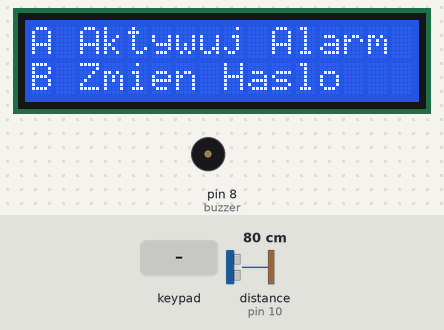
Recording of a sketch running on a simulated Arduino Uno, built with avr-gcc and run on an emulated ATmega328P. Parts: 16×2 character LCD, buzzer (waves = sounding). Inputs (shaded band) come from the test bench; at power-on: distance to the obstacle (sensor on pin 10) 80 cm. The echo pulse lasts 58.3 µs per cm.

Above: at 1.2 s.
1.3 s: key 'A' pressed
At 2.1 s:
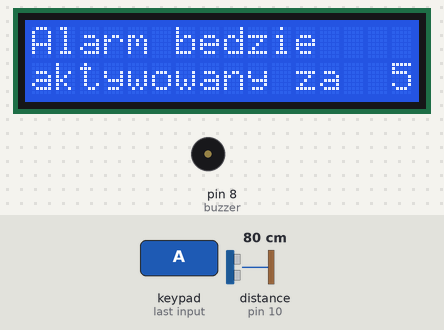
3.9 s: keypad keys 1 4 1 5 1 6 1 7 * pressed 0.4 s apart
At 8.7 s:
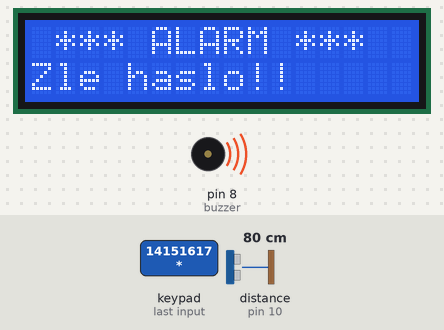
9.0 s: key '1' pressed
At 10.0 s:
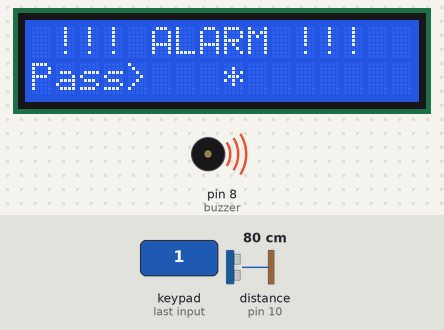
11.2 s: keypad keys 1 2 3 4 * pressed 0.4 s apart
At 15.9 s:
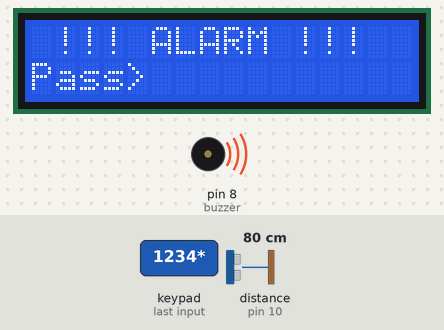
16.2 s: key '*' pressed
At 17.0 s:
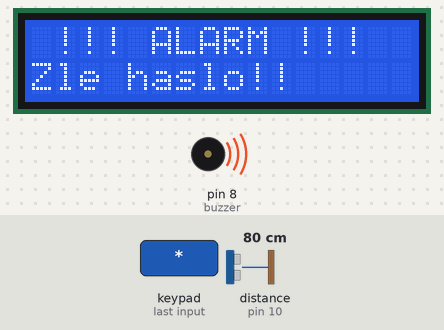
Timing chart, 0 to 19.2 s (numbered marks = the images above; inputs shaded):
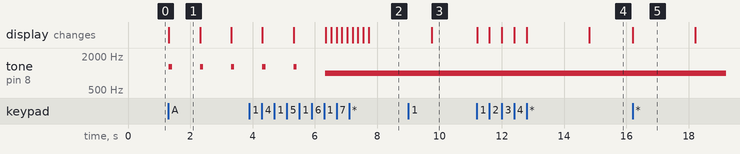

Measured:
- after the input at 1.3 s, tone on pin 8 (buzzer): alternates 1300 Hz for 0.10 s and silent for 0.90 s, starting at once; the display: changes at once (image 1)
- after the input at 3.9 s, the display: first differs from a run without the input after 2.5 s (image 2 shows a later state)
- after the input at 9.0 s, the display: changes after 0.75 s (image 3)
- after the input at 11.2 s, the display: first changes at once (image 4 shows a later state)
- after the input at 16.2 s, the display: changes at once (image 5)
- what the display in image 1 shows lasts 1.0 s, from 1.3 s to 2.3 s
- what the display in image 5 shows lasts 2.0 s, from 16.2 s to 18.2 s

The sketch:

alarm.ino
```cpp
// potrzebujemy dwie biblioteki do obsługi wyświetlacza LCD oraz keypadu
#include <LiquidCrystal.h>
#include <Keypad.h>

// zdefiniowanie pinów przyłączeniowych dla buzzera i czujnika ultradźwiękowego
#define buzzer 8
#define trigPin 9
#define echoPin 10

//zdefiniowanie wykorzystywanych zmiennych
long duration;
int distance, initialDistance, currentDistance, i;
boolean showMenu = true;
String password = "1234";
String tempPassword;
boolean activated = false;
boolean isActivated;
boolean activateAlarm = false;
boolean alarmActivated = false;
boolean enteredPassword;
boolean passChangeMode = false;
boolean passChanged = false;

//ustawienia keypadu
const byte ROWS = 4; //4 rzędy klawiatury
const byte COLS = 4; //4 kolumny klawiatury
char keypressed;

//zdefiniowanie macierzy symboli klawiatury
char keyMap[ROWS][COLS] = {
  {'1', '2', '3', 'A'},
  {'4', '5', '6', 'B'},
  {'7', '8', '9', 'C'},
  {'*', '0', '#', 'D'}
};
byte rowPins[ROWS] = {14, 15, 16, 17}; //Przypisanie numerów pinów do każdego rzędu pinpadu
byte colPins[COLS] = {18, 19, 20, 21}; //Przypisanie numerów pinów do każdej kolumny pinpadu

Keypad myKeypad = Keypad( makeKeymap(keyMap), rowPins, colPins, ROWS, COLS);  //obiekt Keypad

LiquidCrystal lcd(1, 2, 4, 5, 6, 7); // LC obiekt. Parametry: (rs, enable, d4, d5, d6, d7)

void setup() {
  lcd.begin(16, 2);
  pinMode(buzzer, OUTPUT); // Ustawia buzzer jako output
  pinMode(trigPin, OUTPUT); // Ustawia trigPin jako output
  pinMode(echoPin, INPUT); // Ustawia echoPin jako input
}

void loop() {
  if (activateAlarm) {
    lcd.clear();
    lcd.setCursor(0, 0);
    lcd.print("Alarm bedzie");
    lcd.setCursor(0, 1);
    lcd.print("aktywowany za ");

    int countdown = 5; // 5 sekund do aktywacji alarmu
    while (countdown != 0) {
      lcd.setCursor(15, 1);
      lcd.print(countdown);
      countdown--;
      tone(buzzer, 1300, 100);
      delay(1000);
    }
    lcd.clear();
    lcd.setCursor(0, 0);
    initialDistance = getDistance();
    lcd.print("Alarm Aktywny!!");
    activateAlarm = false;
    alarmActivated = true;
  }

  //Aktywowanie alarmu dźwiękowego gdy przedmiot zostanie zabrany
  if (alarmActivated == true) {
    currentDistance = getDistance()  ;
    if ( currentDistance  > 2  && currentDistance < 200) {
      tone(buzzer, 1000);
      enterPassword();
    }
  }

  //Pierwsza akcja na wyświetlaczu
  if (!alarmActivated) {
    if (showMenu) {
      lcd.clear();
      lcd.setCursor(0, 0);
      lcd.print("A Aktywuj Alarm");
      lcd.setCursor(0, 1);
      lcd.print("B Zmien Haslo");
      showMenu = false;
    }
    keypressed = myKeypad.getKey();
    if (keypressed == 'A') {      //Po kliknięciu 'A' Alarm jest aktywowany
      //tone(buzzer, 1000, 200);
      activateAlarm = true;
    }
    else if (keypressed == 'B') {
      lcd.clear();
      int i = 1;
      tone(buzzer, 2000, 100);
      tempPassword = "";
      lcd.setCursor(0, 0);
      lcd.print("Obecne Haslo");
      lcd.setCursor(0, 1);
      lcd.print(">");
      passChangeMode = true;
      passChanged = true;
      while (passChanged) {
        keypressed = myKeypad.getKey();
        if (keypressed != NO_KEY) {
          if (keypressed == '0' || keypressed == '1' || keypressed == '2' || keypressed == '3' ||
              keypressed == '4' || keypressed == '5' || keypressed == '6' || keypressed == '7' ||
              keypressed == '8' || keypressed == '9' ) {
            tempPassword += keypressed;
            lcd.setCursor(i, 1);
            lcd.print("*");
            i++;
            tone(buzzer, 2000, 100);
          }
        }
        if (i > 5 || keypressed == '#') {
          tempPassword = "";
          i = 1;
          lcd.clear();
          lcd.setCursor(0, 0);
          lcd.print("Obecne Haslo");
          lcd.setCursor(0, 1);
          lcd.print(">");
        }
        if ( keypressed == '*') {
          i = 1;
          tone(buzzer, 2000, 100);
          if (password == tempPassword) {
            tempPassword = "";
            lcd.clear();
            lcd.setCursor(0, 0);
            lcd.print("Ustaw nowe haslo");
            lcd.setCursor(0, 1);
            lcd.print(">");
            while (passChangeMode) {
              keypressed = myKeypad.getKey();
              if (keypressed != NO_KEY) {
                if (keypressed == '0' || keypressed == '1' || keypressed == '2' || keypressed == '3' ||
                    keypressed == '4' || keypressed == '5' || keypressed == '6' || keypressed == '7' ||
                    keypressed == '8' || keypressed == '9' ) {
                  tempPassword += keypressed;
                  lcd.setCursor(i, 1);
                  lcd.print("*");
                  i++;
                  tone(buzzer, 2000, 100);
                }
              }
              if (i > 5 || keypressed == '#') {
                tempPassword = "";
                i = 1;
                tone(buzzer, 2000, 100);
                lcd.clear();
                lcd.setCursor(0, 0);
                lcd.print("Obecne Haslo:");
                lcd.setCursor(0, 1);
                lcd.print(">");
              }
              if ( keypressed == '*') {
                i = 1;
                tone(buzzer, 2000, 100);
                password = tempPassword;
                passChangeMode = false;
                passChanged = false;
                showMenu = true;
              }
            }
          }
        }
      }
    }
  }
}

void enterPassword() {
  int k = 5;
  tempPassword = "";
  activated = true;
  lcd.clear();
  lcd.setCursor(0, 0);
  lcd.print(" *** ALARM *** ");
  lcd.setCursor(0, 1);
  lcd.print("Pass>");
  while (activated) {
    keypressed = myKeypad.getKey();
    if (keypressed != NO_KEY) {
      if (keypressed == '0' || keypressed == '1' || keypressed == '2' || keypressed == '3' ||
          keypressed == '4' || keypressed == '5' || keypressed == '6' || keypressed == '7' ||
          keypressed == '8' || keypressed == '9' ) {
        tempPassword += keypressed;
        lcd.setCursor(k, 1);
        lcd.print("*");
        k++;
      }
    }
    if (k > 9 || keypressed == '#') {
      tempPassword = "";
      k = 5;
      lcd.clear();
      lcd.setCursor(0, 0);
      lcd.print(" *** ALARM *** ");
      lcd.setCursor(0, 1);
      lcd.print("Pass>");
    }
    if ( keypressed == '*') {
      if ( tempPassword == password ) {
        activated = false;
        alarmActivated = false;
        noTone(buzzer); //wyłączenie sygnału alarmu po wprowadzeniu poprawnego hasła
        showMenu = true;
      }
      else if (tempPassword != password) {
        lcd.setCursor(0, 1);
        lcd.print("Zle haslo!!");
        delay(2000);
        lcd.clear();
        lcd.setCursor(0, 0);
        lcd.print(" !!! ALARM !!! ");
        lcd.setCursor(0, 1);
        lcd.print("Pass>");
      }
    }
  }
}
// Funkcja do odczytu odległości z czujnika ultradźwięków
long getDistance() {

  //zerowanie trigPin
  digitalWrite(trigPin, LOW);
  delayMicroseconds(2);

  //trigPin wprowadzony w stan HIGH na 10 micro sekund
  digitalWrite(trigPin, HIGH);
  delayMicroseconds(10);
  digitalWrite(trigPin, LOW);

  // Odczyt z input
  duration = pulseIn(echoPin, HIGH);

  //odległość podana w cm
  distance = duration / 58;

  return distance;

}
```
